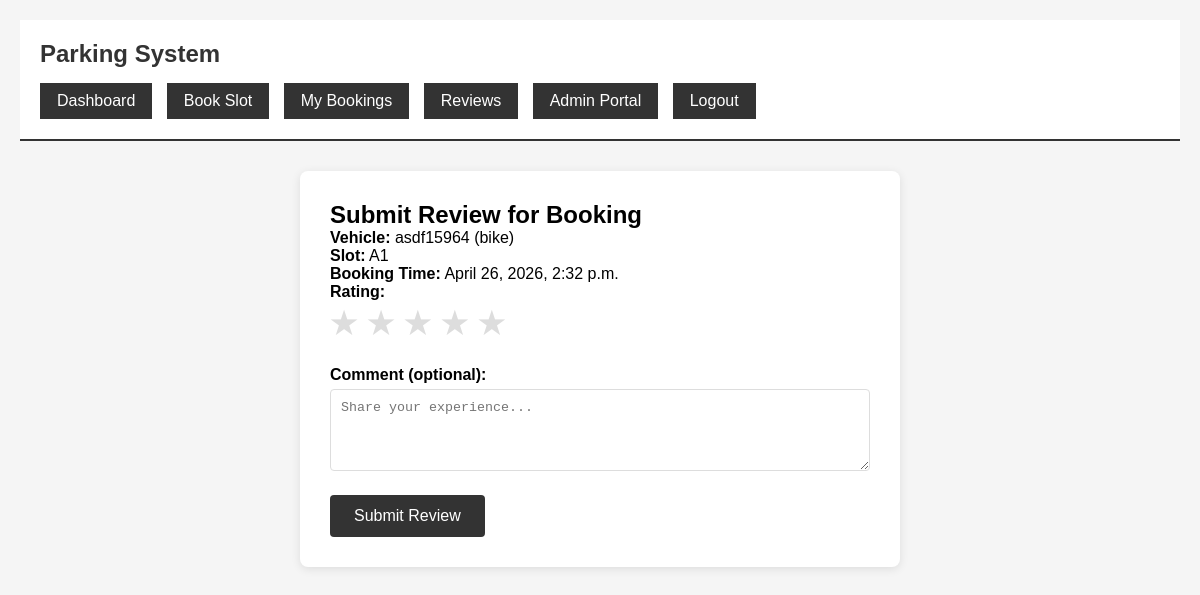
/reviews/submit/1/ (signed in), run on the app's committed database.
### parking/models.py (models this page shows, shortened)
class Booking(models.Model):
    user = models.ForeignKey(User, on_delete=models.CASCADE)
    vehicle = models.ForeignKey(Vehicle, on_delete=models.CASCADE)
    slot = models.ForeignKey(ParkingSlot, on_delete=models.CASCADE)
    booking_time = models.DateTimeField(default=timezone.now)
    expiry_time = models.DateTimeField()
    status = models.CharField(max_length=20, default='Active')
    total_price = models.DecimalField(max_digits=10, decimal_places=2, default=0.00)

class Vehicle(models.Model):
    user = models.ForeignKey(User, on_delete=models.CASCADE)
    vehicle_number = models.CharField(max_length=20)
    vehicle_type = models.CharField(max_length=10)
    vehicle_image = models.ImageField(upload_to='vehicle_images/', null=True, blank=True)

class ParkingSlot(models.Model):
    slot_number = models.CharField(max_length=10)
    is_available = models.BooleanField(default=True)
    price_per_hour = models.DecimalField(max_digits=10, decimal_places=2, default=50.00)

### review/views.py (the view, shortened to what this page needs)
# urls.py: path('submit/<int:booking_id>/', views.submit_review, name='submit_review'),
@login_required(login_url='/login/')
def submit_review(request, booking_id):
    booking = get_object_or_404(Booking, id=booking_id, user=request.user)
    if Review.objects.filter(booking=booking).exists():
        messages.info(request, 'You have already submitted a review for this booking.')
        return redirect('my_bookings')
    return render(request, 'review_form.html', {'booking': booking})

### templates/review_form.html (shortened to what this page needs)
<!DOCTYPE html>
<html lang="en">
<head>
</head>
<body>
    <div class="header">
        <h1>Parking System</h1>
        <div class="nav">
            <a href="{% url 'dashboard' %}">Dashboard</a>
            <a href="{% url 'book_slot' %}">Book Slot</a>
            <a href="{% url 'my_bookings' %}">My Bookings</a>
            <a href="{% url 'all_reviews' %}">Reviews</a>
            {% if user.is_staff %}
            <a href="{% url 'admin_dashboard' %}">Admin Portal</a>
            {% endif %}
            <a href="{% url 'logout' %}">Logout</a>
        </div>
    </div>
    <div class="container">
        <h2>Submit Review for Booking</h2>
        <p><strong>Vehicle:</strong> {{ booking.vehicle.vehicle_number }} ({{ booking.vehicle.vehicle_type }})</p>
        <p><strong>Slot:</strong> {{ booking.slot.slot_number }}</p>
        <p><strong>Booking Time:</strong> {{ booking.booking_time }}</p>
        <form method="post">
            <div class="form-group">
                <label>Rating:</label>
                <div class="rating">
                    <input type="radio" id="star5" name="rating" value="5"><label for="star5">★</label>
                    <input type="radio" id="star4" name="rating" value="4"><label for="star4">★</label>
                    <input type="radio" id="star3" name="rating" value="3"><label for="star3">★</label>
                    <input type="radio" id="star2" name="rating" value="2"><label for="star2">★</label>
                    <input type="radio" id="star1" name="rating" value="1"><label for="star1">★</label>
                </div>
            </div>
            <div class="form-group">
                <label for="comment">Comment (optional):</label>
                <textarea name="comment" id="comment" rows="4" placeholder="Share your experience..."></textarea>
            </div>
            <button type="submit">Submit Review</button>
        </form>
    </div>
</body>
</html>

### templates/review_form.html (style rules this page uses)
* { margin: 0; padding: 0; box-sizing: border-box; }
body { font-family: Arial, sans-serif; background: #f5f5f5; padding: 20px; }
.header { background: #fff; padding: 20px; margin-bottom: 30px; border-bottom: 2px solid #333; }
.header h1 { font-size: 24px; color: #333; }
.nav { margin-top: 15px; }
.nav a { display: inline-block; padding: 8px 16px; margin-right: 10px; background: #333; color: #fff; text-decoration: none; border: 1px solid #333; }
.container { max-width: 600px; margin: 0 auto; background: #fff; padding: 30px; border-radius: 8px; box-shadow: 0 2px 10px rgba(0,0,0,0.1); }
.form-group { margin-bottom: 20px; }
label { display: block; margin-bottom: 5px; font-weight: bold; }
select, textarea { width: 100%; padding: 10px; border: 1px solid #ddd; border-radius: 4px; }
.rating { display: flex; gap: 10px; }
.rating label { font-size: 30px; color: #ddd; cursor: pointer; }
button { background: #333; color: #fff; padding: 12px 24px; border: none; border-radius: 4px; cursor: pointer; font-size: 16px; }

### data on the page
Booking: vehicle.vehicle_number "asdf15964", vehicle.vehicle_type "bike", slot.slot_number "A1", booking_time "April 26, 2026, 2:32 p.m."
